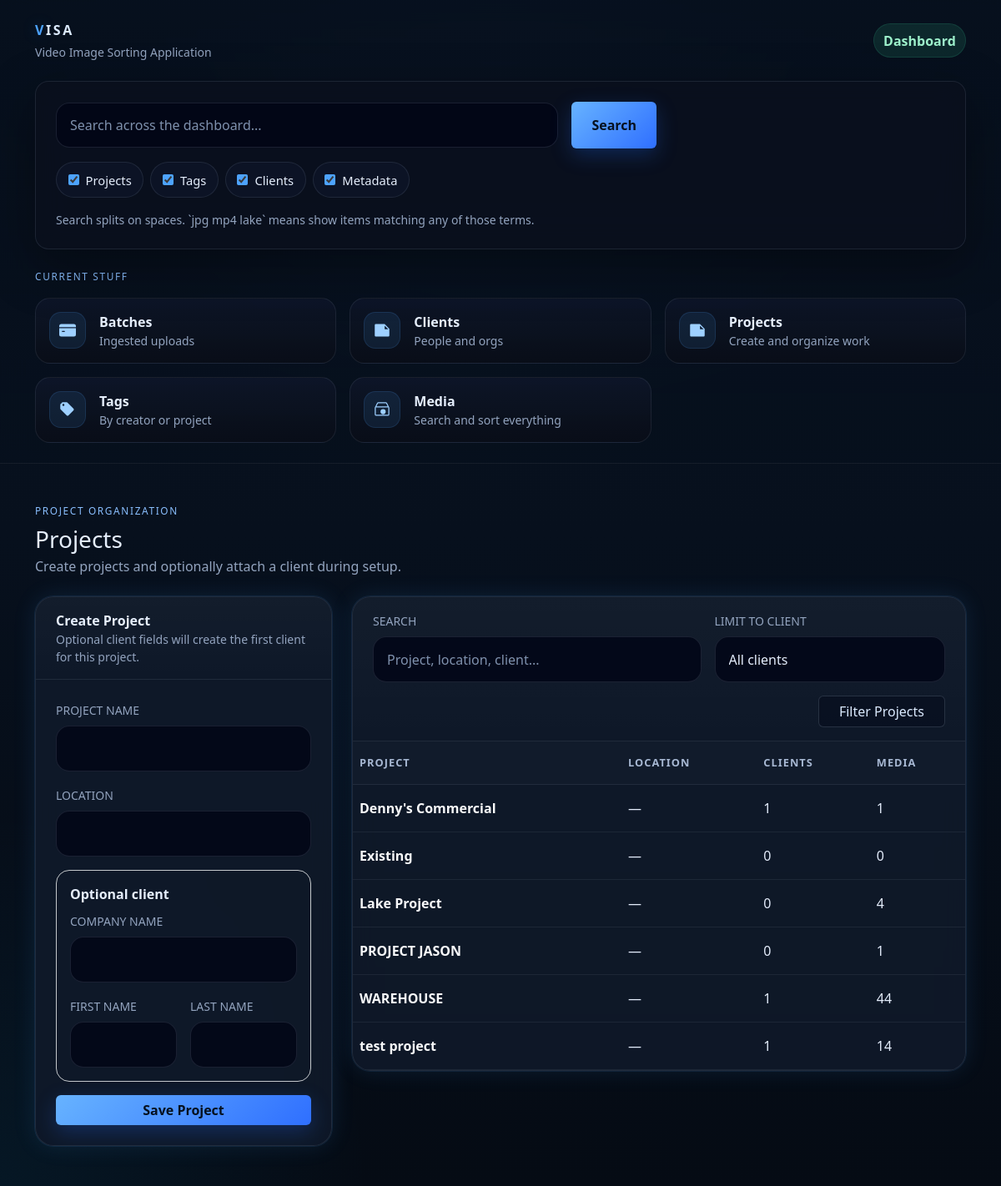
The app's page /dashboard/projects/, older data.
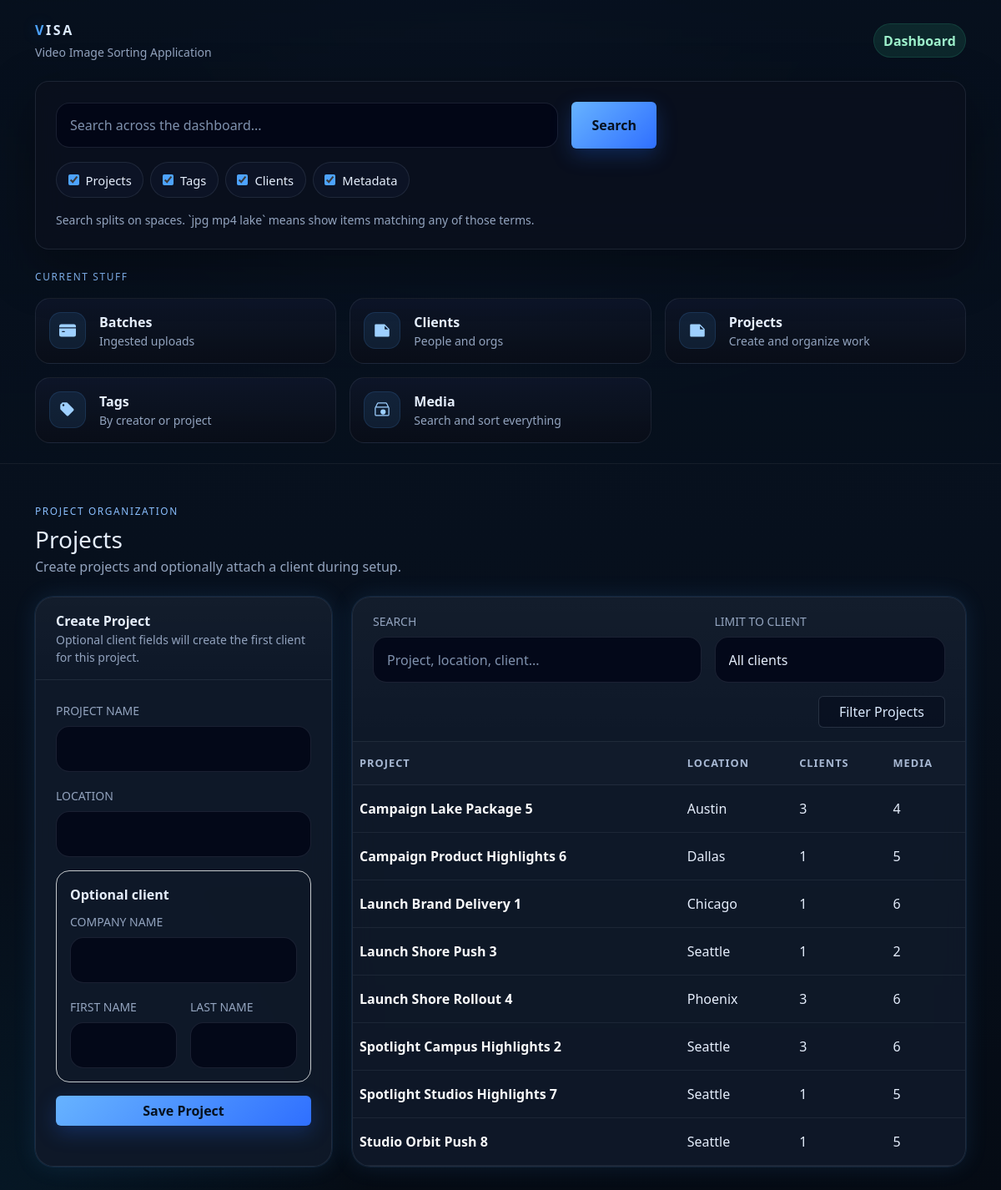
The same page, newer data.
### base/models.py (models this page shows, shortened)
class Project(models.Model):
    name = models.CharField(max_length=90)
    location = models.CharField(max_length=90, blank=True)
    start_date = models.DateField(null=True, blank=True, auto_now_add=True)
    users = models.ManyToManyField(
        settings.AUTH_USER_MODEL,
        through="ProjectUser",
        related_name="projects",
        blank=True,
    )

### base/views.py (the view, shortened to what this page needs)
# urls.py: path("dashboard/projects/", views.dashboard_projects, name="dashboard_projects"),
def dashboard_projects(request):
    q = (request.GET.get("q") or "").strip()
    client_id = (request.GET.get("client_id") or "").strip()
    projects = (
        Project.objects.annotate(
            media_total=Count("media", distinct=True),
            client_total=Count("customers", distinct=True),
        )
        .order_by("name")
    )
    terms = _search_terms(q)
    if client_id.isdigit():
        projects = projects.filter(customers__id=int(client_id)).distinct()
    return render(
        request,
        "base/dashboard_projects.html",
        {
            "projects": projects,
            "clients": Customer.objects.select_related("project").order_by("company_name", "last_name", "first_name"),
            "filters": {"q": q, "client_id": client_id},
            **_base_context(),
        },
    )

### base/views.py (called while the page is built)
def _empty_search_state():
    return {
        "q": "",
        "terms": [],
        "projects": True,
        "tags": True,
        "clients": True,
        "metadata": True,
    }

def _search_terms(query):
    cleaned = []
    seen = set()
    for raw_term in (query or "").split():
        term = raw_term.strip().lower().lstrip(".")
        if term and term not in seen:
            seen.add(term)
            cleaned.append(term)
    return cleaned

def _base_context(search_state=None):
    return {
        "search_state": search_state or _empty_search_state(),
    }

### base/templates/base/dashboard_projects.html (shortened to what the changed rows need)
{% extends "base/base.html" %}
{% block content %}
  <div class="d-flex flex-wrap justify-content-between align-items-center gap-3 mb-4">
    <div>
      <h1 class="h3 mb-1">Projects</h1>
    </div>
  </div>
  <div class="row g-4">
    <div class="col-12 col-xl-8">
      <div class="visa-glass-soft card-visa">
        <div class="table-responsive">
          <table class="table table-visa table-hover align-middle mb-0">
            <thead>
              <tr>
                <th>Project</th>
                <th>Location</th>
                <th>Clients</th>
                <th>Media</th>
              </tr>
            </thead>
            <tbody>
              {% for project in projects %}
                <tr>
                  <td>
                    <a href="{% url 'dashboard_project_detail' project.id %}" class="fw-semibold text-light text-decoration-none">
                      {{ project.name }}
                    </a>
                  </td>
                  <td>{{ project.location|default:"—" }}</td>
                  <td>{{ project.client_total }}</td>
                  <td>{{ project.media_total }}</td>
                </tr>
              {% empty %}
                <tr><td colspan="4" class="text-center py-5"><div class="muted">No projects yet.</div></td></tr>
              {% endfor %}
            </tbody>
          </table>
        </div>
      </div>
    </div>
  </div>
{% endblock %}

Row changes from the older to the newer data that the page shows:
changed Project: name "WAREHOUSE" → "Campaign Lake Package 5"; location "—" → "Austin"; client_total "1" → "3"; media_total "44" → "4"; moves up the list
changed Project: name "Denny's Commercial" → "Campaign Product Highlights 6"; location "—" → "Dallas"; media_total "1" → "5"
changed Project: name "test project" → "Launch Brand Delivery 1"; location "—" → "Chicago"; media_total "14" → "6"; moves up the list
changed Project: name "PROJECT JASON" → "Launch Shore Push 3"; location "—" → "Seattle"; client_total "0" → "1"; media_total "1" → "2"; moves down the list
changed Project: name "Existing" → "Launch Shore Rollout 4"; location "—" → "Phoenix"; client_total "0" → "3"; media_total "0" → "6"
changed Project: name "Lake Project" → "Spotlight Campus Highlights 2"; location "—" → "Seattle"; client_total "0" → "3"; media_total "4" → "6"
added Project: name "Spotlight Studios Highlights 7", location "Seattle", client_total "1", media_total "5"
added Project: name "Studio Orbit Push 8", location "Seattle", client_total "1", media_total "5"
